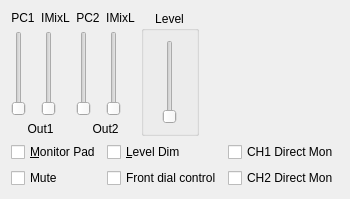
            <widget class="QWidget" name="tab" >
             <attribute name="title" >
              <string>Out1/&amp;2</string>
             </attribute>
             <layout class="QGridLayout" >
              <item row="1" column="0" colspan="4" >
               <layout class="QGridLayout" >
                <item row="1" column="0" >
                 <widget class="QCheckBox" name="chkMute12" >
                  <property name="text" >
                   <string>Mute</string>
                  </property>
                  <property name="shortcut" >
                   <string/>
                  </property>
                 </widget>
                </item>
                <item row="1" column="2" >
                 <widget class="QCheckBox" name="chkMonitor2" >
                  <property name="text" >
                   <string>CH2 Direct Mon</string>
                  </property>
                  <property name="shortcut" >
                   <string/>
                  </property>
                 </widget>
                </item>
                <item row="0" column="1" >
                 <widget class="QCheckBox" name="chkDim12" >
                  <property name="text" >
                   <string>&amp;Level Dim</string>
                  </property>
                  <property name="shortcut" >
                   <string>Alt+L</string>
                  </property>
                 </widget>
                </item>
                <item row="0" column="2" >
                 <widget class="QCheckBox" name="chkMonitor1" >
                  <property name="text" >
                   <string>CH1 Direct Mon</string>
                  </property>
                  <property name="shortcut" >
                   <string/>
                  </property>
                 </widget>
                </item>
                <item row="1" column="1" >
                 <widget class="QCheckBox" name="chkHwCtrl12" >
                  <property name="text" >
                   <string>Front dial control</string>
                  </property>
                  <property name="shortcut" >
                   <string/>
                  </property>
                 </widget>
                </item>
                <item row="0" column="0" >
                 <widget class="QCheckBox" name="chkPad12" >
                  <property name="text" >
                   <string>&amp;Monitor Pad</string>
                  </property>
                  <property name="shortcut" >
                   <string>Alt+M</string>
                  </property>
                 </widget>
                </item>
               </layout>
              </item>
              <item row="0" column="0" >
               <layout class="QGridLayout" >
                <item row="2" column="0" colspan="2" >
                 <widget class="QLabel" name="txtOmixO1" >
                  <property name="text" >
                   <string>Out1</string>
                  </property>
                  <property name="alignment" >
                   <set>Qt::AlignCenter</set>
                  </property>
                  <property name="wordWrap" >
                   <bool>false</bool>
                  </property>
                 </widget>
                </item>
                <item row="0" column="0" >
                 <widget class="QLabel" name="txtOMixPC1O1" >
                  <property name="text" >
                   <string>PC1</string>
                  </property>
                  <property name="alignment" >
                   <set>Qt::AlignCenter</set>
                  </property>
                  <property name="wordWrap" >
                   <bool>false</bool>
                  </property>
                 </widget>
                </item>
                <item row="1" column="0" >
                 <widget class="QSlider" name="sldOMixPC1O1" >
                  <property name="minimum" >
                   <number>0</number>
                  </property>
                  <property name="maximum" >
                   <number>32767</number>
                  </property>
                  <property name="singleStep" >
                   <number>10000</number>
                  </property>
                  <property name="pageStep" >
                   <number>1000</number>
                  </property>
                  <property name="orientation" >
                   <enum>Qt::Vertical</enum>
                  </property>
                  <property name="tickInterval" >
                   <number>10000</number>
                  </property>
                 </widget>
                </item>
                <item row="1" column="1" >
                 <widget class="QSlider" name="sldOMixIMixO1" >
                  <property name="minimum" >
                   <number>0</number>
                  </property>
                  <property name="maximum" >
                   <number>32767</number>
                  </property>
                  <property name="singleStep" >
                   <number>10000</number>
                  </property>
                  <property name="pageStep" >
                   <number>1000</number>
                  </property>
                  <property name="orientation" >
                   <enum>Qt::Vertical</enum>
                  </property>
                  <property name="tickInterval" >
                   <number>10000</number>
                  </property>
                 </widget>
                </item>
                <item row="0" column="1" >
                 <widget class="QLabel" name="txtOMixIMixO1" >
                  <property name="text" >
                   <string>IMixL</string>
                  </property>
                  <property name="alignment" >
                   <set>Qt::AlignCenter</set>
                  </property>
                  <property name="wordWrap" >
                   <bool>false</bool>
                  </property>
                 </widget>
                </item>
               </layout>
              </item>
              <item row="0" column="1" >
               <layout class="QGridLayout" >
                <item row="0" column="1" >
                 <widget class="QLabel" name="txtOMixIMixO2" >
                  <property name="text" >
                   <string>IMixL</string>
                  </property>
                  <property name="alignment" >
                   <set>Qt::AlignCenter</set>
                  </property>
                  <property name="wordWrap" >
                   <bool>false</bool>
                  </property>
                 </widget>
                </item>
                <item row="2" column="0" colspan="2" >
                 <widget class="QLabel" name="txtOmixO2" >
                  <property name="text" >
                   <string>Out2</string>
                  </property>
                  <property name="alignment" >
                   <set>Qt::AlignCenter</set>
                  </property>
                  <property name="wordWrap" >
                   <bool>false</bool>
                  </property>
                 </widget>
                </item>
                <item row="0" column="0" >
                 <widget class="QLabel" name="txtOMixPC2O2" >
                  <property name="text" >
                   <string>PC2</string>
                  </property>
                  <property name="alignment" >
                   <set>Qt::AlignCenter</set>
                  </property>
                  <property name="wordWrap" >
                   <bool>false</bool>
                  </property>
                 </widget>
                </item>
                <item row="1" column="0" >
                 <widget class="QSlider" name="sldOMixPC2O2" >
                  <property name="minimum" >
                   <number>0</number>
                  </property>
                  <property name="maximum" >
                   <number>32767</number>
                  </property>
                  <property name="singleStep" >
                   <number>10000</number>
                  </property>
                  <property name="pageStep" >
                   <number>1000</number>
                  </property>
                  <property name="orientation" >
                   <enum>Qt::Vertical</enum>
                  </property>
                  <property name="tickInterval" >
                   <number>10000</number>
                  </property>
                 </widget>
                </item>
                <item row="1" column="1" >
                 <widget class="QSlider" name="sldOMixIMixO2" >
                  <property name="minimum" >
                   <number>0</number>
                  </property>
                  <property name="maximum" >
                   <number>32767</number>
                  </property>
                  <property name="singleStep" >
                   <number>10000</number>
                  </property>
                  <property name="pageStep" >
                   <number>1000</number>
                  </property>
                  <property name="orientation" >
                   <enum>Qt::Vertical</enum>
                  </property>
                  <property name="tickInterval" >
                   <number>10000</number>
                  </property>
                 </widget>
                </item>
               </layout>
              </item>
              <item row="0" column="2" >
               <widget class="QGroupBox" name="groupLevel12" >
                <property name="title" >
                 <string>Level</string>
                </property>
                <property name="alignment" >
                 <set>Qt::AlignHCenter</set>
                </property>
                <layout class="QGridLayout" >
                 <item row="0" column="0" >
                  <widget class="QSlider" name="sldOut12Level" >
                   <property name="minimumSize" >
                    <size>
                     <width>0</width>
                     <height>80</height>
                    </size>
                   </property>
                   <property name="minimum" >
                    <number>0</number>
                   </property>
                   <property name="maximum" >
                    <number>127</number>
                   </property>
                   <property name="singleStep" >
                    <number>1</number>
                   </property>
                   <property name="pageStep" >
                    <number>16</number>
                   </property>
                   <property name="orientation" >
                    <enum>Qt::Vertical</enum>
                   </property>
                   <property name="tickInterval" >
                    <number>32</number>
                   </property>
                  </widget>
                 </item>
                </layout>
               </widget>
              </item>
              <item row="0" column="3" >
               <spacer>
                <property name="orientation" >
                 <enum>Qt::Horizontal</enum>
                </property>
                <property name="sizeType" >
                 <enum>QSizePolicy::Expanding</enum>
                </property>
                <property name="sizeHint" >
                 <size>
                  <width>71</width>
                  <height>31</height>
                 </size>
                </property>
               </spacer>
              </item>
             </layout>
            </widget>
